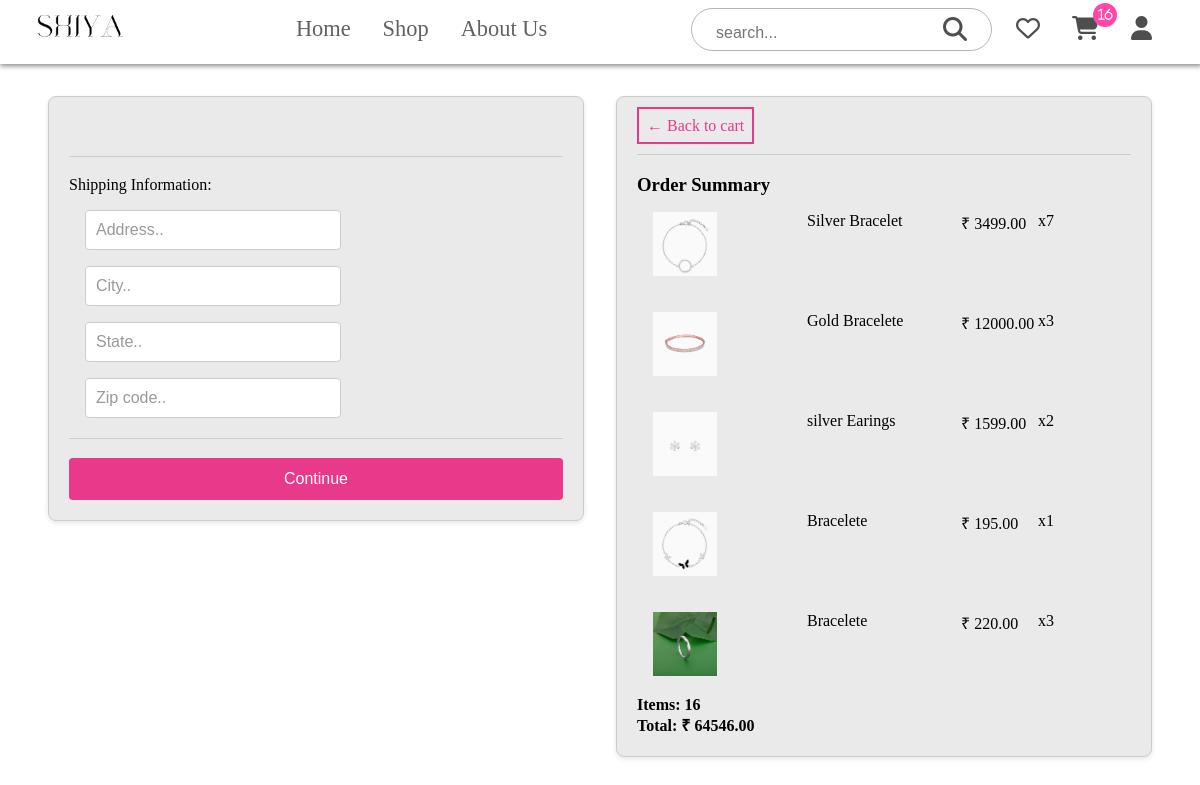
/checkout/ (signed in), run on an earlier commit of the app's database.
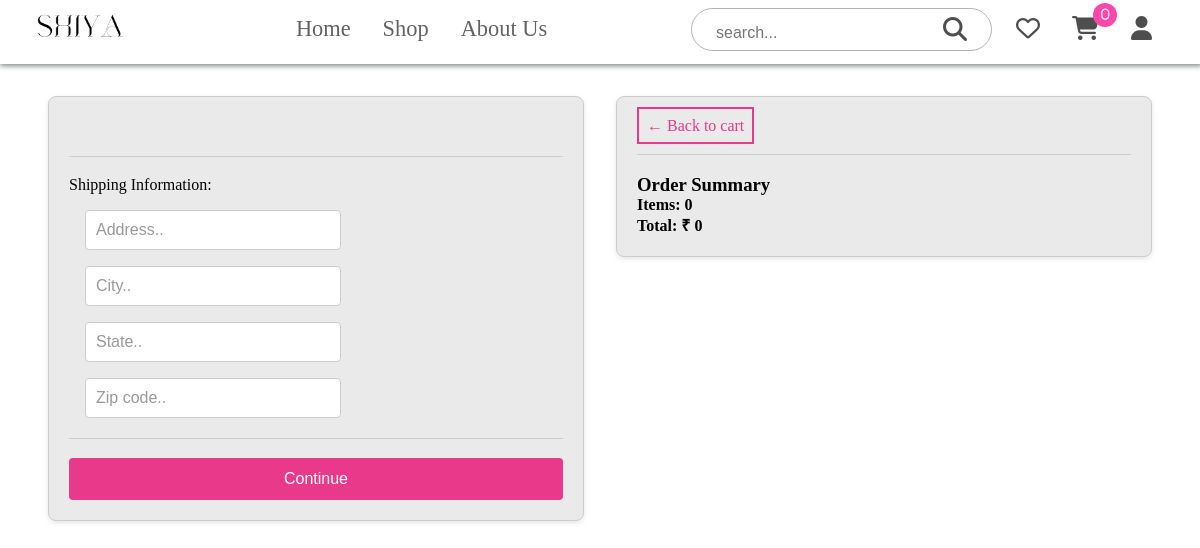
And on a later commit of the database.
### core/models.py (models this page shows, shortened)
class OrderItem(models.Model):
    product = models.ForeignKey(
        Product, on_delete=models.SET_NULL, null=True, blank=True
    )
    order = models.ForeignKey(Order, on_delete=models.SET_NULL, null=True, blank=True)
    quantity = models.IntegerField(default=0, null=True, blank=True)
    date_added = models.DateTimeField(auto_now_add=True)
    @property
    def get_total(self):
        total = self.product.price * self.quantity
        return total

class Product(models.Model):
    name = models.CharField(max_length=200)
    price = models.DecimalField(max_digits=7, decimal_places=2)
    image = models.ImageField(null=True, blank=True)
    category = models.ForeignKey(
        Category, on_delete=models.CASCADE, null=True, blank=True
    )
    material = models.CharField(max_length=100, null=True, blank=True)
    description = models.TextField(max_length=200, null=True, blank=True)
    occasion = models.CharField(max_length=100, null=True, blank=True)
    def imageURL(self):
        try:
            url = self.image.url
        except:
            url = ""
        return url

class Order(models.Model):
    customer = models.ForeignKey(
        Customer, on_delete=models.SET_NULL, null=True, blank=True
    )
    date_orderd = models.DateTimeField(auto_now_add=True)
    complete = models.BooleanField(default=False, null=True, blank=False)
    transaction_id = models.CharField(max_length=100, null=True)
    @property
    def shipping(self):
        orderitems = self.orderitem_set.all()
        shipping = True
        return shipping
    @property
    def get_cart_total(self):
        orderitems = self.orderitem_set.all()
        total = sum([item.get_total for item in orderitems])
        return total
    @property
    def get_cart_items(self):
        orderitems = self.orderitem_set.all()
        total = sum([item.quantity for item in orderitems])
        return total

### core/views.py (the view)
# urls.py: path("checkout/", checkout, name="checkout"),
def checkout(request):
    data = cartData(request)
    cartItems = data["cartItems"]
    order = data["order"]
    items = data["items"]
    context = {"items": items, "order": order, "cartItems": cartItems}
    return render(request, "core/checkout.html", context)

### core/utils.py (called while the page is built)
def cartData(request):
    if request.user.is_authenticated:
        customer = request.user.customer
        order,created = Order.objects.get_or_create(customer=customer, complete=False)
        items = order.orderitem_set.all()
        cartItems = order.get_cart_items
    else:
        cookieData=cookieCart(request)
        items=cookieData['items']
        order=cookieData['order']
        cartItems=cookieData['cartItems']
    return {'cartItems':cartItems,'order':order,'items':items}

### templates/core/checkout.html (shortened to what this page needs)
{% extends 'core/main.html' %}
{% load static %}
{% block content %}
<div class="checkout">
    <div class="row">
        <div class="col">
            <div class="box-element" id="form-wrapper">
                <form id="form">
                    <div id="shipping-info">
                        <hr>
                        <p>Shipping Information:</p>
                        <div class="shipping-items">
                            <div class="form-field">
                                <input required class="form-control" type="text" name="address" id="address"
                                    placeholder="Address..">
                            </div>
                            <div class="form-field">
                                <input required class="form-control" type="text" name="city" id="city"
                                    placeholder="City..">
                            </div>
                            <div class="form-field">
                                <input required class="form-control" type="text" name="state" id="state"
                                    placeholder="State..">
                            </div>
                            <div class="form-field">
                                <input required class="form-control" type="text" name="zipcode" id="zipcode"
                                    placeholder="Zip code..">
                            </div>
                        </div>
                    </div>
                    <hr>
                    <input id="form-button" class="btn btn-success btn-block" type="submit" value="Continue">
                </form>
            </div>
        </div>
        <div class="col">
            <div class="box-element">
                <a class="btn" href="{% url 'cart' %}">&#x2190; Back to cart</a>
                <hr>
                <h3>Order Summary</h3>
                {% for item in items%}
                <div class="cart-row">
                    <div style="flex:2"><img class="row-img" src="{{item.product.imageURL}}"></div>
                    <div style="flex:2">{{item.product.name}} </div>
                    <div style="flex:1">&#8377; {{item.product.price}}</div>
                    <div style="flex:1">x{{item.quantity}}
                    </div>
                </div>
                {% endfor %}
                <h4>Items: {{order.get_cart_items}}</h4>
                <h4>Total: &#8377; {{order.get_cart_total}}</h4>
            </div>
        </div>
    </div>
</div>
{% endblock %}

What changed in the data, as far as the page shows it:
removed OrderItem: product.imageURL (picture), product.name "Silver Bracelet", product.price "3499.00", quantity "7"
removed OrderItem: product.imageURL (picture), product.name "Gold Bracelete", product.price "12000.00", quantity "3"
removed OrderItem: product.imageURL (picture), product.name "silver Earings", product.price "1599.00", quantity "2"
removed OrderItem: product.imageURL (picture), product.name "Bracelete", product.price "195.00", quantity "1"
removed OrderItem: product.imageURL (picture), product.name "Bracelete", product.price "220.00", quantity "3"
changed Order: get_cart_items "16" → "0"; get_cart_total "64546.00" → "0"
Also different on the page:
{{ cartItems }}: "16" → "0"
